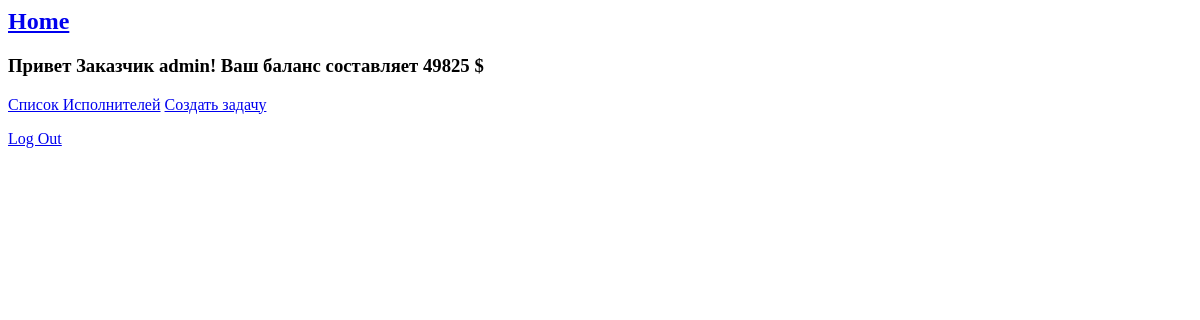
The page / (signed in) on the database as committed earlier.
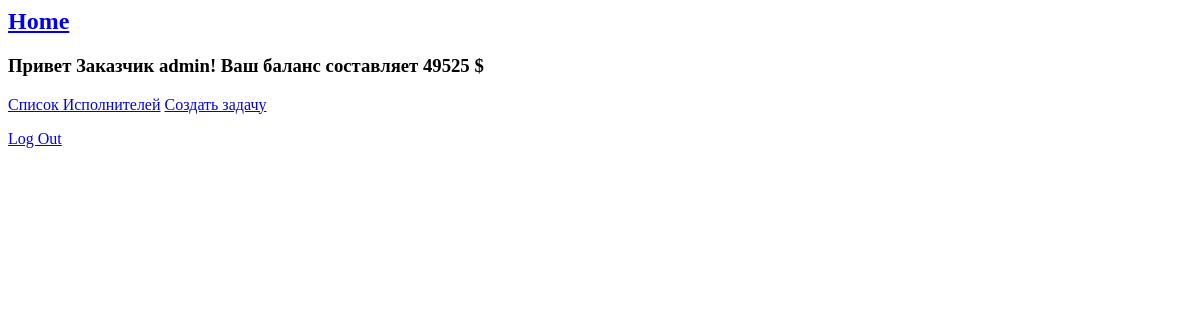
The same page on the database as committed later.
### birja/models.py (models this page shows, shortened)
class User(AbstractBaseUser):
    EMPLOYER = 1
    EMPLOYEE = 2
    ROLE_CHOICES = (
        (EMPLOYER, 'Employer'),
        (EMPLOYEE, 'Employee'),
    )
    username = models.CharField(max_length = 20, unique=True)
    USERNAME_FIELD = 'username'
    balance = models.IntegerField()
    active = models.BooleanField(default=True)
    staff = models.BooleanField(default=False)
    admin = models.BooleanField(default=False)
    role = models.PositiveSmallIntegerField(choices=ROLE_CHOICES, null=True, blank=True)
    objects = UserManager()
    @property
    def is_active(self):
        return self.active

### birja/views.py (the view)
# urls.py: path('', views.HomePage, name = 'home'),
def HomePage(request):
    info = User.objects.all()
    return render(request, 'birja/home.html', {'info':info})

### birja/templates/birja/home.html
{% extends 'base.html' %}
{% block content %}
<!DOCTYPE html>
<html
<body>
{% if user.is_authenticated %}
  {% if user.role == 1 %}
  <h3>  Привет Заказчик {{ user.username }}! Ваш баланс составляет {{ user.balance }} $</h3>
  <a href="{% url 'eelist' %}">Список Исполнителей</a>
    <a href="{% url 'create_task' %}">Создать задачу</a>
  {% elif user.role == 2 %}
  <h3>  Привет Исполнитель {{ user.username }}! Ваш баланс составляет {{ user.balance }} $</h3>
  <a href="{% url 'erlist' %}">Список Заказчиков</a>
  <a href="{% url 'tasks' %}">Список Задач</a>
  {% endif %}
  <p><a href="{% url 'logout' %}">Log Out</a></p>
{% else %}
<h3>  You are not logged in<br></h3>
  <a href="{% url 'login' %}">Log In</a>
  <a href="{% url 'signup' %}"> Sign Up</a>
{% endif %}
</body>
</html>
{% endblock %}

### birja/templates/base.html (shortened to what this page needs)
{% load static %}
<html>
<head>
</head>
<body>
  <header>
    <h2><a href="{% url 'home' %}">Home</a> </h2>
  </header>
</body>
{% block content %}
{% endblock %}
</html>

Rows that differ between the two databases and show on the page:
changed User "admin": balance "49825" → "49525"
